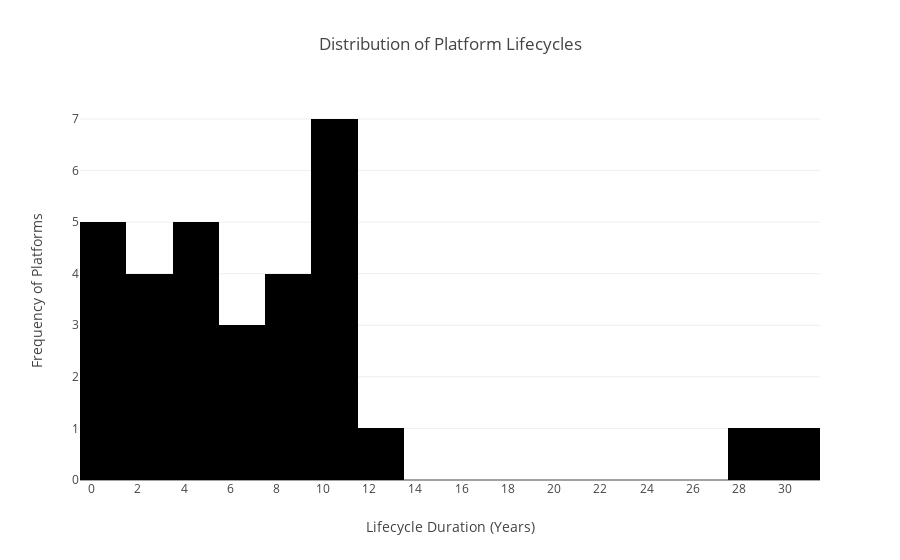

Notebook source saved alongside this figure:
### Code cell
fig = px.histogram(platform_lifecycle, x='lifecycle_duration',
                   title='Distribution of Platform Lifecycles',
                   labels={'lifecycle_duration': 'Lifecycle Duration (Years)'},
                   nbins=30)  
fig.update_layout(
    xaxis_title='Lifecycle Duration (Years)',
    yaxis_title='Frequency of Platforms',
    title_x=0.5, # Center the title
    xaxis=dict(
        tickmode='auto', 
        nticks=20, # Suggests maximum number of ticks
        tickfont=dict(size=12), # Adjust font size
    ),
    yaxis=dict(
        tickfont=dict(size=12),
    )
)
fig.show()

### Figure 1 — Plotly figure (JSON) as saved in the notebook; plotly's stock layout.template omitted (floating-point values rounded to 4 significant figures)
{"data": [{"alignmentgroup": "True", "bingroup": "x", "hovertemplate": "Lifecycle Duration (Years)=%{x}<br>count=%{y}<extra></extra>", "legendgroup": "", "marker": {"color": "#000001", "pattern": {"shape": ""}}, "name": "", "nbinsx": 30, "offsetgroup": "", "orientation": "v", "showlegend": false, "type": "histogram", "x": [9, 1, 5, 10, 28, 13, 7, 6, 4, 0, 6, 11, 3, 31, 0, 9, 11, 10, 3, 11, 5, 5, 1, 9, 0, 2, 10, 4, 11, 8, 3], "xaxis": "x", "yaxis": "y"}], "layout": {"barmode": "relative", "legend": {"tracegroupgap": 0}, "title": {"text": "Distribution of Platform Lifecycles", "x": 0.5}, "xaxis": {"anchor": "y", "domain": [0, 1], "nticks": 20, "tickfont": {"size": 12}, "tickmode": "auto", "title": {"text": "Lifecycle Duration (Years)"}}, "yaxis": {"anchor": "x", "domain": [0, 1], "tickfont": {"size": 12}, "title": {"text": "Frequency of Platforms"}}}}
